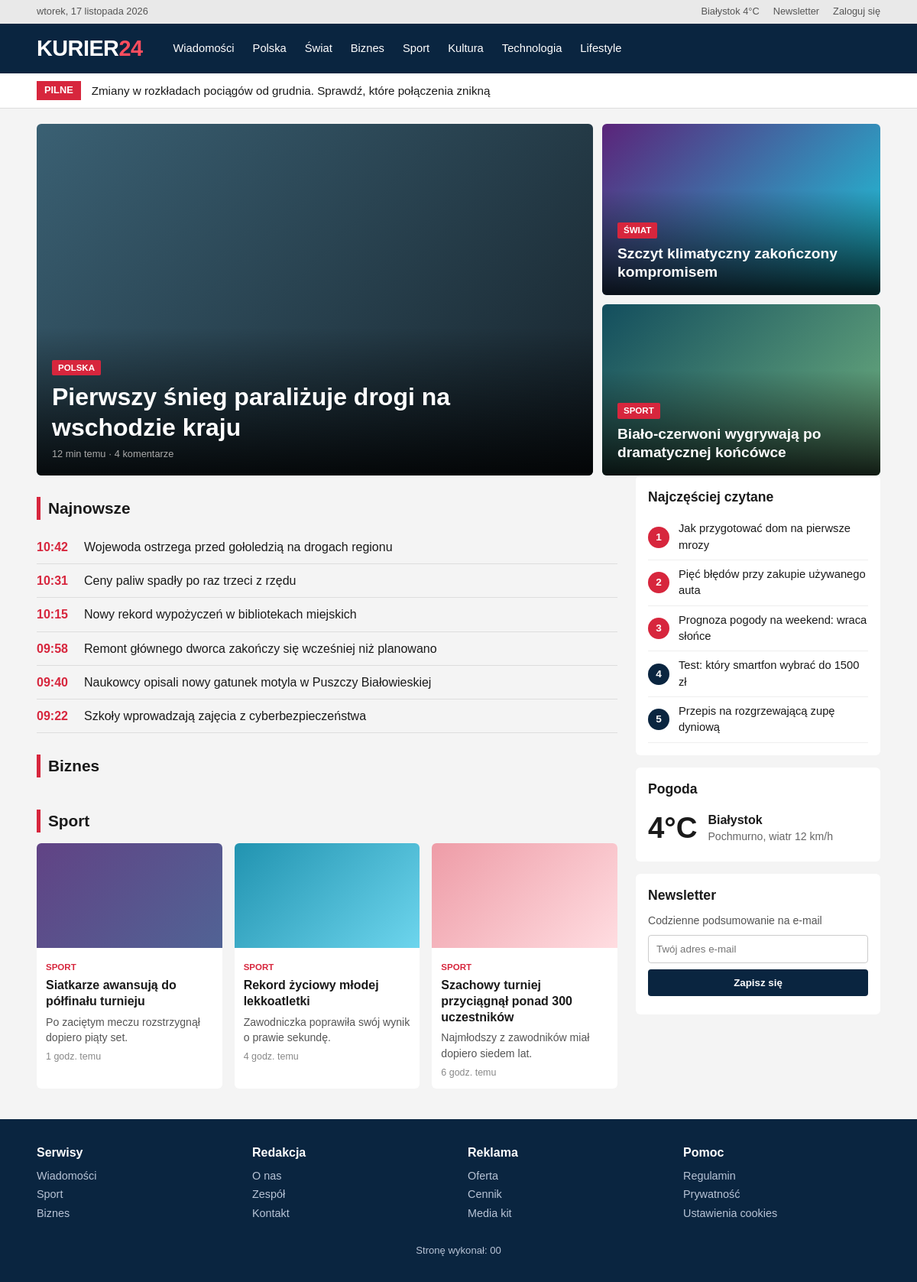
The page /kurier/rozwiazanie/index.php on the database its author committed.
### tables this page shows
CREATE TABLE `artykuly` (
  `id` INT NOT NULL AUTO_INCREMENT,
  `tytul` VARCHAR(100) NOT NULL,
  `zajawka` VARCHAR(200) NOT NULL,
  `opublikowano` DATETIME NOT NULL,
  `wyswietlenia` INT NOT NULL,
  `kategorie_id` INT NOT NULL,
  PRIMARY KEY (`id`),
  KEY `kategorie_id` (`kategorie_id`),
  CONSTRAINT `artykuly_ibfk_1` FOREIGN KEY (`kategorie_id`) REFERENCES `kategorie` (`id`)
);

### kurier/rozwiazanie/index.php (the view, shortened to what this page needs)
<?php
$polaczenie = mysqli_connect('localhost', 'root', '', 'kurier');
?>
<!DOCTYPE html>
<html lang="pl">
<head>
    <link rel="stylesheet" href="styl.css">
</head>
<body>
    <div class="gorny-pasek">
        <span>wtorek, 17 listopada 2026</span>
        <div class="gorny-prawa">
            <span class="pogoda-mala">Białystok 4°C</span>
            <a href="#">Newsletter</a>
            <a href="#">Zaloguj się</a>
        </div>
    </div>
    <header class="glowa">
        <a href="index.php" class="logo">KURIER<span>24</span></a>
        <nav class="glowne">
            <ul>
                <li><a href="#">Wiadomości</a></li>
                <li><a href="#">Polska</a></li>
                <li><a href="#">Świat</a></li>
                <li><a href="#">Biznes</a></li>
                <li><a href="#">Sport</a></li>
                <li><a href="#">Kultura</a></li>
                <li><a href="#">Technologia</a></li>
                <li><a href="#">Lifestyle</a></li>
            </ul>
        </nav>
    </header>
    <div class="pilne">
        <strong>Pilne</strong>
        <a href="#">Zmiany w rozkładach pociągów od grudnia. Sprawdź, które połączenia znikną</a>
    </div>
    <div class="strona">
        <section class="hero">
            <article class="glowny t1">
                <a href="#" class="podpis">
                    <span class="etykieta">Polska</span>
                    <h2>Pierwszy śnieg paraliżuje drogi na wschodzie kraju</h2>
                    <p class="meta">12 min temu · 4 komentarze</p>
                </a>
            </article>
            <article class="t2">
                <a href="#" class="podpis">
                    <span class="etykieta">Świat</span>
                    <h2>Szczyt klimatyczny zakończony kompromisem</h2>
                </a>
            </article>
            <article class="t3">
                <a href="#" class="podpis">
                    <span class="etykieta">Sport</span>
                    <h2>Biało-czerwoni wygrywają po dramatycznej końcówce</h2>
                </a>
            </article>
        </section>
        <div class="tresc">
            <main>
                <h2 class="naglowek-sekcji">Najnowsze</h2>
                <ul class="najnowsze">
<?php
$zapytanie = "SELECT DATE_FORMAT(opublikowano, '%H:%i') AS godzina, tytul FROM artykuly ORDER BY opublikowano DESC LIMIT 6;";
$wynik = mysqli_query($polaczenie, $zapytanie);
while ($wiersz = mysqli_fetch_row($wynik)) {
    echo "<li><time>$wiersz[0]</time><a href='#'>$wiersz[1]</a></li>";
}
?>
                </ul>
                <h2 class="naglowek-sekcji">Biznes</h2>
                <h2 class="naglowek-sekcji">Sport</h2>
                <section class="karty">
                    <article class="karta">
                        <div class="obraz o1"></div>
                        <div class="tekst">
                            <span class="kat">Sport</span>
                            <h3><a href="#">Siatkarze awansują do półfinału turnieju</a></h3>
                            <p>Po zaciętym meczu rozstrzygnął dopiero piąty set.</p>
                            <p class="meta">1 godz. temu</p>
                        </div>
                    </article>
                    <article class="karta">
                        <div class="obraz o2"></div>
                        <div class="tekst">
                            <span class="kat">Sport</span>
                            <h3><a href="#">Rekord życiowy młodej lekkoatletki</a></h3>
                            <p>Zawodniczka poprawiła swój wynik o prawie sekundę.</p>
                            <p class="meta">4 godz. temu</p>
                        </div>
                    </article>
                    <article class="karta">
                        <div class="obraz o3"></div>
                        <div class="tekst">
                            <span class="kat">Sport</span>
                            <h3><a href="#">Szachowy turniej przyciągnął ponad 300 uczestników</a></h3>
                            <p>Najmłodszy z zawodników miał dopiero siedem lat.</p>
                            <p class="meta">6 godz. temu</p>
                        </div>
                    </article>
                </section>
            </main>
            <aside class="boczna">
                <section class="box">
                    <h2>Najczęściej czytane</h2>
                    <ol class="popularne">
<?php
$zapytanie = "SELECT tytul FROM artykuly ORDER BY wyswietlenia DESC LIMIT 5;";
$wynik = mysqli_query($polaczenie, $zapytanie);
$numer = 1;
while ($wiersz = mysqli_fetch_row($wynik)) {
    if ($numer <= 3) {
        echo "<li><span class='nr top'>$numer</span><a href='#'>$wiersz[0]</a></li>";
    } else {
        echo "<li><span class='nr'>$numer</span><a href='#'>$wiersz[0]</a></li>";
    }
    $numer++;
}
?>
                    </ol>
                </section>
                <section class="box">
                    <h2>Pogoda</h2>
                    <div class="pogoda">
                        <span class="temp">4°C</span>
                        <div>
                            <strong>Białystok</strong>
                            <p>Pochmurno, wiatr 12 km/h</p>
                        </div>
                    </div>
                </section>
                <section class="box">
                    <h2>Newsletter</h2>
                    <form action="#">
                        <label for="email">Codzienne podsumowanie na e-mail</label>
                        <input type="email" id="email" placeholder="Twój adres e-mail">
                        <button type="button" onclick="zapiszNewsletter()">Zapisz się</button>
                    </form>
                </section>
            </aside>
        </div>
    </div>
    <footer class="stopka">
        <div class="stopka-kolumny">
            <div>
                <h4>Serwisy</h4>
                <ul>
                    <li><a href="#">Wiadomości</a></li>
                    <li><a href="#">Sport</a></li>
                    <li><a href="#">Biznes</a></li>
                </ul>
            </div>
            <div>
                <h4>Redakcja</h4>
                <ul>
                    <li><a href="#">O nas</a></li>
                    <li><a href="#">Zespół</a></li>
                    <li><a href="#">Kontakt</a></li>
                </ul>
            </div>
            <div>
                <h4>Reklama</h4>
                <ul>
                    <li><a href="#">Oferta</a></li>
                    <li><a href="#">Cennik</a></li>
                    <li><a href="#">Media kit</a></li>
                </ul>
            </div>
            <div>
                <h4>Pomoc</h4>
                <ul>
                    <li><a href="#">Regulamin</a></li>
                    <li><a href="#">Prywatność</a></li>
                    <li><a href="#">Ustawienia cookies</a></li>
                </ul>
            </div>
        </div>
        <p class="prawa">Stronę wykonał: 00</p>
    </footer>
</body>
</html>

### kurier/rozwiazanie/styl.css (style rules this page uses)
* { margin: 0; padding: 0; box-sizing: border-box; }
body { background: #F4F4F4; color: #1A1A1A; font-family: Arial, Helvetica, sans-serif; line-height: 1.45; }
a { color: inherit; text-decoration: none; }
ul, ol { list-style: none; }
.gorny-pasek { display: flex; justify-content: space-between; padding: 6px 4%; background: #E9E9E9; color: #555; font-size: 0.8rem; }
.gorny-prawa { display: flex; gap: 18px; }
.glowa { position: sticky; top: 0; z-index: 20; display: flex; align-items: center; gap: 28px; padding: 0 4%; background: #0A2540; color: #FFF; }
.logo { padding: 12px 0; font-size: 1.8rem; font-weight: bold; letter-spacing: -0.5px; }
.logo span { color: #FF4D5E; }
.glowne { overflow-x: auto; }
.glowne ul { display: flex; }
.glowne a { display: block; padding: 18px 12px; font-size: 0.92rem; white-space: nowrap; }
.pilne { display: flex; align-items: center; gap: 14px; padding: 10px 4%; background: #FFF; border-bottom: 1px solid #DDD; font-size: 0.95rem; }
.pilne strong { padding: 3px 10px; background: #D7263D; color: #FFF; font-size: 0.8rem; text-transform: uppercase; }
.strona { max-width: 1200px; margin: 0 auto; padding: 20px 4% 40px; }
.hero { display: grid; grid-template-columns: 2fr 1fr; grid-template-rows: 1fr 1fr; gap: 12px; height: 460px; }
.hero article { position: relative; overflow: hidden; border-radius: 6px; color: #FFF; }
.hero .glowny { grid-row: 1 / 3; }
.t1 { background: linear-gradient(135deg, #3A6073, #16222A); }
.t2 { background: linear-gradient(135deg, #5B247A, #1BCEDF); }
.t3 { background: linear-gradient(135deg, #134E5E, #71B280); }
.podpis { position: absolute; left: 0; right: 0; bottom: 0; padding: 40px 20px 18px; background: linear-gradient(to top, rgba(0, 0, 0, 0.85), transparent); }
.etykieta { display: inline-block; margin-bottom: 8px; padding: 2px 8px; background: #D7263D; border-radius: 2px; font-size: 0.72rem; font-weight: bold; text-transform: uppercase; }
.hero h2 { font-size: 1.2rem; line-height: 1.25; }
.hero .glowny h2 { font-size: 2rem; }
.meta { margin-top: 6px; color: #AAA; font-size: 0.8rem; }
.tresc { display: grid; grid-template-columns: 1fr 320px; gap: 24px; align-items: start; }
.naglowek-sekcji { margin: 28px 0 14px; padding-left: 10px; border-left: 5px solid #D7263D; font-size: 1.3rem; }
.najnowsze li { display: flex; gap: 14px; padding: 10px 0; border-bottom: 1px solid #DDD; }
.najnowsze time { min-width: 48px; color: #D7263D; font-weight: bold; }
.karty { display: grid; grid-template-columns: repeat(3, 1fr); gap: 16px; }
.karta { overflow: hidden; background: #FFF; border-radius: 6px; transition: box-shadow 0.2s; }
.obraz { aspect-ratio: 16 / 9; }
.o1 { background: linear-gradient(135deg, #614385, #516395); }
.o2 { background: linear-gradient(135deg, #2193B0, #6DD5ED); }
.o3 { background: linear-gradient(135deg, #EE9CA7, #FFDDE1); }
.karta .tekst { padding: 12px; }
.kat { color: #D7263D; font-size: 0.72rem; font-weight: bold; text-transform: uppercase; }
.karta h3 { margin: 4px 0 6px; font-size: 1rem; line-height: 1.3; }
.karta p { color: #555; font-size: 0.88rem; }
.karta .meta { color: #888; font-size: 0.78rem; }
.box { margin-bottom: 16px; padding: 16px; background: #FFF; border-radius: 6px; }
.box h2 { margin-bottom: 10px; font-size: 1.1rem; }
.popularne li { display: flex; align-items: center; gap: 12px; padding: 8px 0; border-bottom: 1px solid #EEE; font-size: 0.92rem; }
.nr { flex: none; display: grid; place-items: center; width: 28px; height: 28px; background: #0A2540; color: #FFF; border-radius: 50%; font-size: 0.85rem; font-weight: bold; }
.nr.top { background: #D7263D; }
.pogoda { display: flex; align-items: center; gap: 14px; }
.temp { font-size: 2.4rem; font-weight: bold; }
.pogoda p { color: #666; font-size: 0.88rem; }
.box form label { display: block; margin-bottom: 8px; color: #555; font-size: 0.88rem; }
.box form input { width: 100%; padding: 10px; border: 1px solid #CCC; border-radius: 4px; }
.box form button { width: 100%; margin-top: 8px; padding: 10px; background: #0A2540; color: #FFF; border: none; border-radius: 4px; font-weight: bold; cursor: pointer; }
.stopka { padding: 32px 4%; background: #0A2540; color: #B8C4D6; }
.stopka-kolumny { display: grid; grid-template-columns: repeat(4, 1fr); gap: 24px; }
.stopka h4 { margin-bottom: 8px; color: #FFF; }
.stopka li { margin: 4px 0; font-size: 0.9rem; }
.prawa { margin-top: 24px; font-size: 0.82rem; text-align: center; }

### rows shown on the page
artykuly: wiersz "10:42", tytul "Wojewoda ostrzega przed gołoledzią na drogach regionu"
artykuly: wiersz "10:31", tytul "Ceny paliw spadły po raz trzeci z rzędu"
artykuly: wiersz "10:15", tytul "Nowy rekord wypożyczeń w bibliotekach miejskich"
artykuly: wiersz "09:58", tytul "Remont głównego dworca zakończy się wcześniej niż planowano"
artykuly: wiersz "09:40", tytul "Naukowcy opisali nowy gatunek motyla w Puszczy Białowieskiej"
artykuly: wiersz "09:22", tytul "Szkoły wprowadzają zajęcia z cyberbezpieczeństwa"
artykuly: tytul "Jak przygotować dom na pierwsze mrozy"
artykuly: tytul "Pięć błędów przy zakupie używanego auta"
artykuly: tytul "Prognoza pogody na weekend: wraca słońce"
artykuly: tytul "Test: który smartfon wybrać do 1500 zł"
artykuly: tytul "Przepis na rozgrzewającą zupę dyniową"
